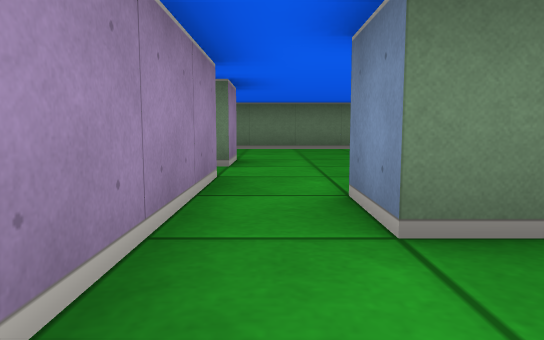
View 1 (above)

24 first-person views from a walk through a cub3D level. The camera is about half as high as the walls, tilts 6° down and sees 70° across. The floor is counted in squares. Each view is taken from the middle of a square. On the plan, view 1 faces up. The plan holds only what a view shows up to about 9 squares ahead; the rest is blank.

View 2
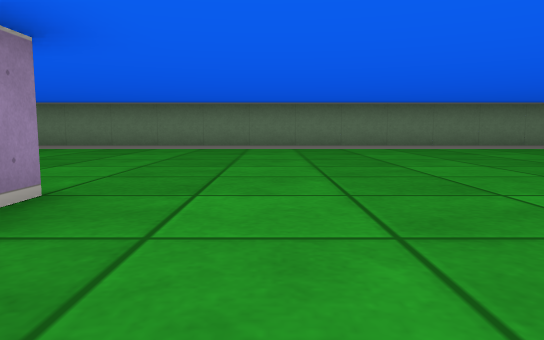

View 3
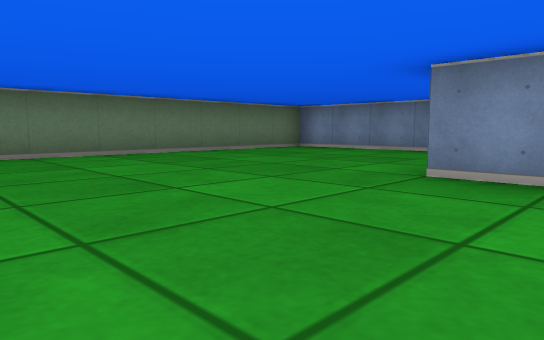

View 4
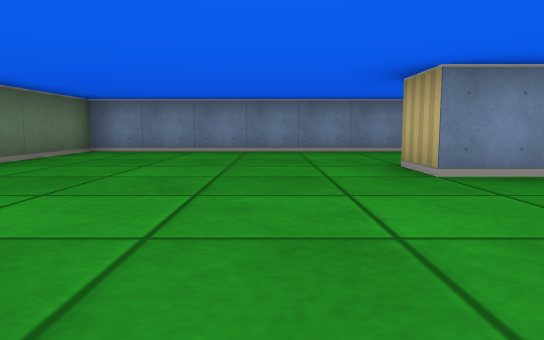

View 5
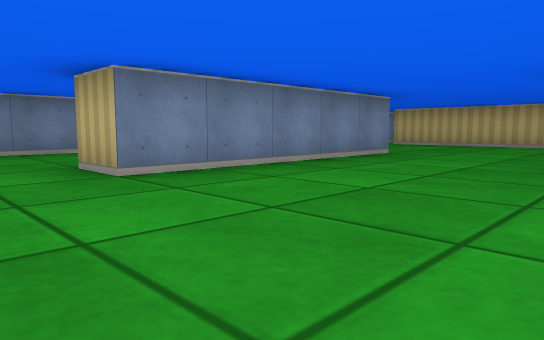

View 6
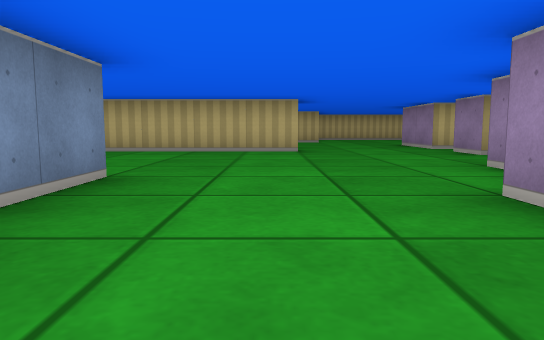

View 7
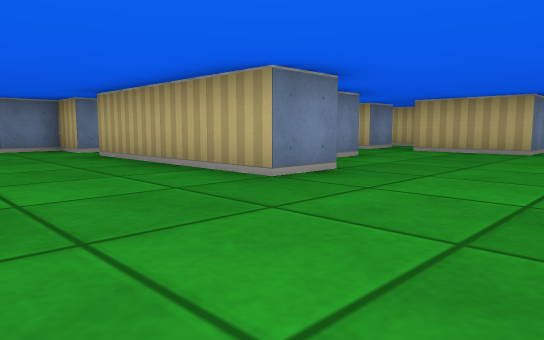

View 8
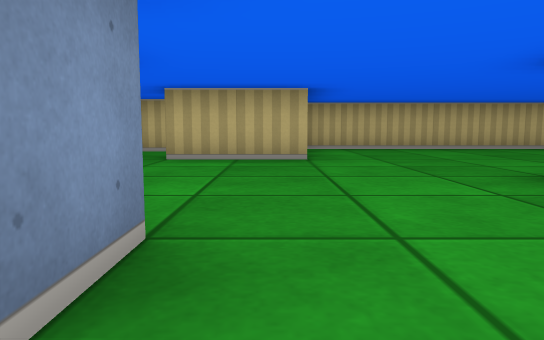

View 9
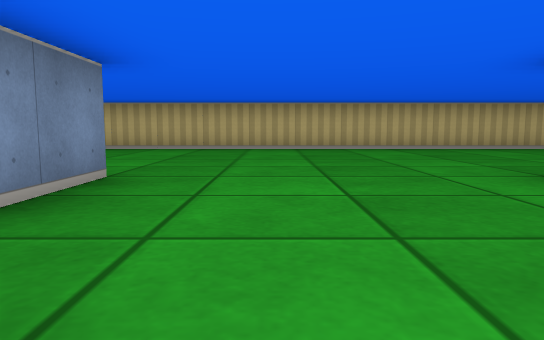

View 10
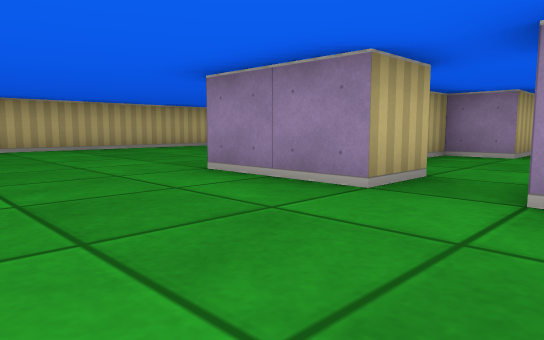

View 11
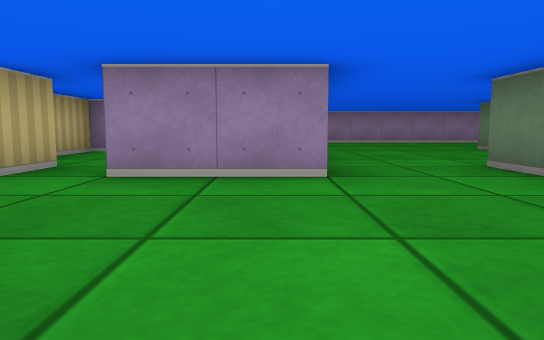

View 12
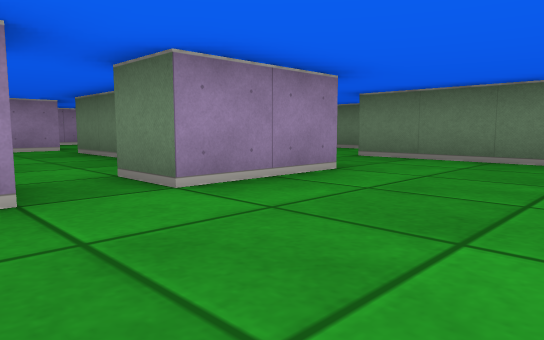

View 13
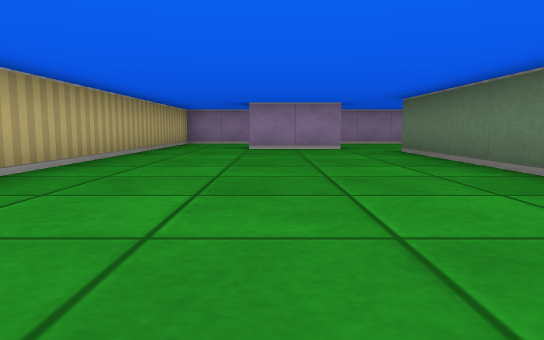

View 14
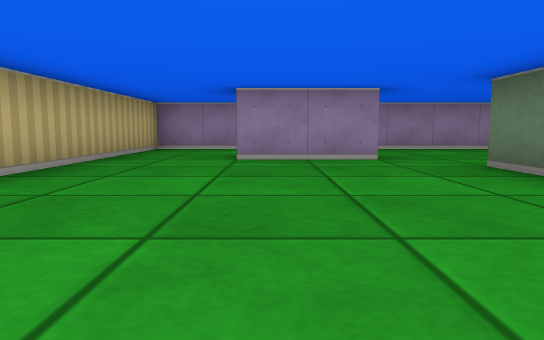

View 15
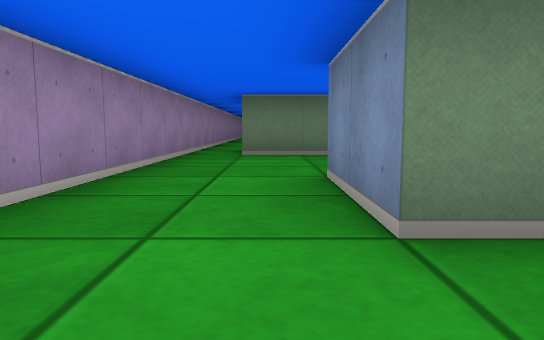

View 16
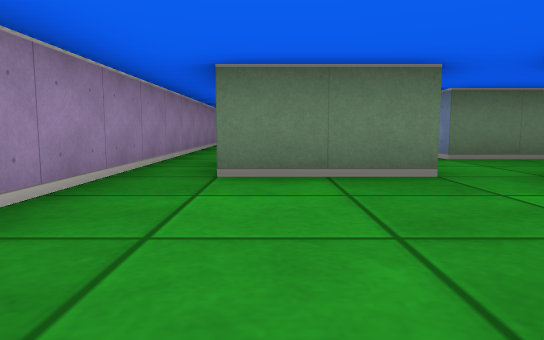

View 17
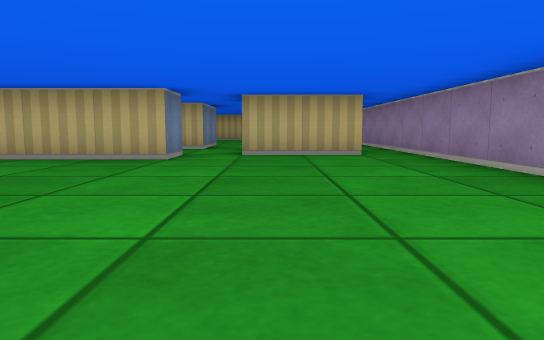

View 18
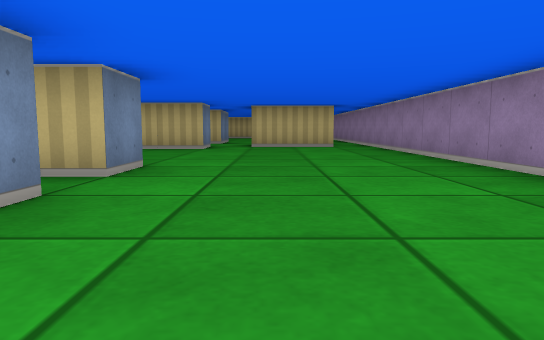

View 19
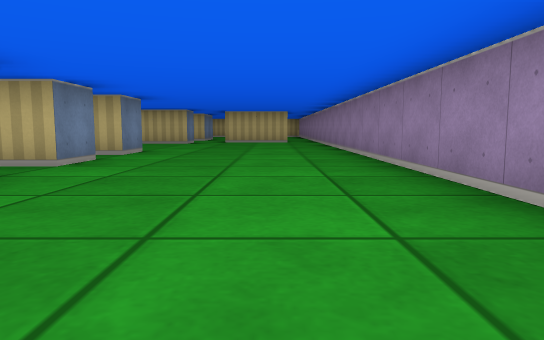

View 20
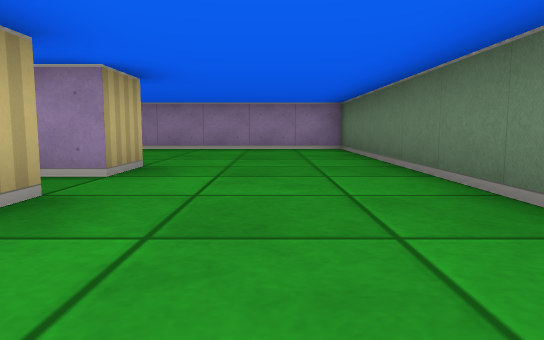

View 21
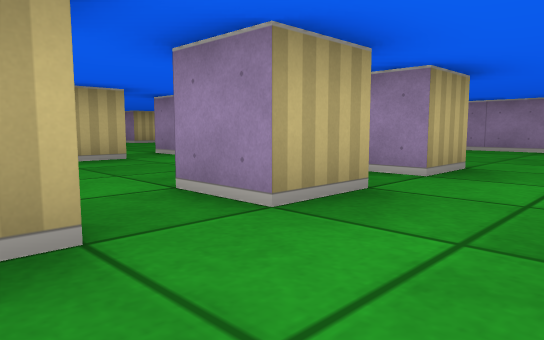

View 22
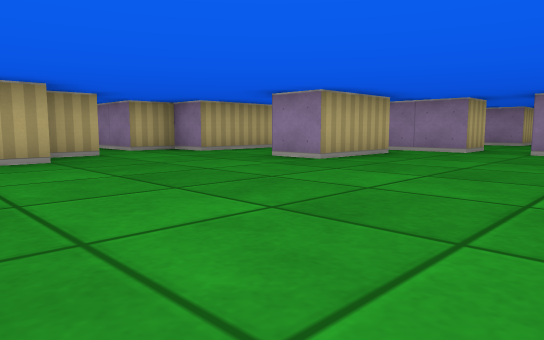

View 23
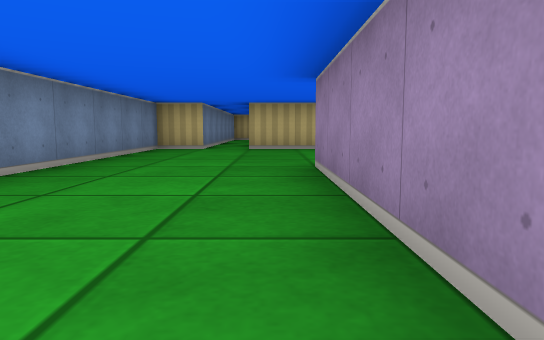

View 24
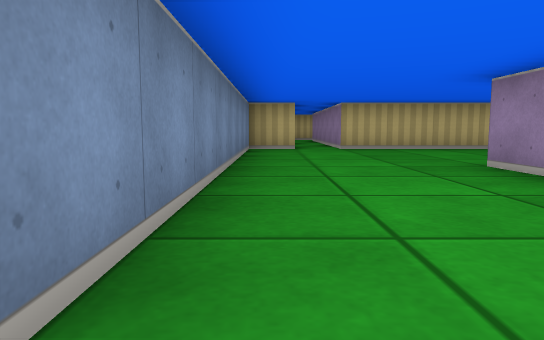

### Floor plan
Points are (right, up) in squares from view 1. A wall is a line through its corners. A room is listed if a view was taken in it or the views show most of it. See-through windows are left out.
Room 1 (view 1)
walls: (-0.5, 1.6) (-0.5, 0.6)
ways out: opening at (0, 2) to room 2; opening at (1.5, 0.5) to room 2
Room 2 (views 2, 3, 4, 5, 6, 7, 8, 9, 10, 11, 12, 13, 14, 17, 18, 19, 20, 21, 22, 23, 24)
walls: (1.1, -1.5) (-1.5, -1.5); (0.6, -0.5) (2.5, -0.5) (2.5, -1.5) (3.5, -1.5) (3.5, -3.1); (4.4, -0.5) (5.2, -0.5); (-0.5, -3.4) (-0.5, -5.5) (-1.5, -5.5); (4.5, -4.5) (4.5, -5.5); (1.1, 1.5) (0.5, 1.5) (0.5, 2.5) (2.5, 2.5) (2.5, 1.5); (5.4, 0.5) (6.1, 0.5); (4, -6.5) (4.5, -6.5) (4.5, -7.1); (6.5, 0) (6.5, -0.5); (-2.8, 0.5) (-3.4, 0.5); (-1.6, -6.5) (-0.5, -6.5) (-0.5, -8.5); (-1.5, 3.5) (-0.5, 3.5) (-0.5, 1.6); (-3.6, 1.5) (-2.8, 1.5); (3.5, -8.5) (3.5, -7); (7.5, -6.6) (7.5, -5.5) (11.5, -5.5) (11.5, -6.1); (-4.5, 1.2) (-4.5, 0.5); (-1.5, -8.5) (-5.5, -8.5); (-5, 0.5) (-5.5, 0.5) (-5.5, 1.5) (-4.9, 1.5); (9.5, -1.6) (9.5, 3.5) (10.5, 3.5); (-5.5, -4.5) (-5.5, -3.5) (-3.1, -3.5); (-0.5, 5.5) (-0.5, 4.5); (-5.5, 2.5) (-5.5, 3.5) (-4.8, 3.5); (-5.5, -7.1) (-5.5, -6.5); (8.5, -8.5) (8.5, -7.9); (-3.6, 5.5) (-2.5, 5.5) (-2.5, 4.5); (-6.4, -6.5) (-8.5, -6.5); (10.5, 2.4) (10.5, -1.5); (6.5, -11.5) (6.5, -10.5) (8.5, -10.5); (-5.6, 5.5) (-4.5, 5.5) (-4.5, 4.9); (-8.6, -4.5) (-6.5, -4.5); (-6.5, -9.4) (-6.5, -11.5); (12.5, -6.1) (12.5, -5.5) (13.5, -5.5) (13.5, 8.5) (-1.1, 8.5); (-3, 8.5) (-9.5, 8.5) (-9.5, -9.5); (9.5, -11.4) (9.5, -10.5) (9.9, -10.5); (-6.5, -13.5) (6.2, -13.5)
ways out: opening at (0, 2) to room 1; opening at (1.5, 0.5) to room 1; opening at (-8.5, -10.5) to room 3; opening at (-7, -12.5) to room 3; opening at (-6, -5.5) to room 4; opening at (-1, -6) to room 4; opening at (9, -11)
Room 3 (views 15, 16)
walls: (-6.9, -11.5) (-7.5, -11.5) (-7.5, -9.5); (-9.5, -9.5) (-9.5, -13.5) (-6.5, -13.5)
ways out: opening at (-8.5, -10.5) to room 2; opening at (-7, -12.5) to room 2
Room 4 (no view inside)
walls: (-3.8, -4.5) (-5.5, -4.5); (-5.5, -6.5) (-4.5, -6.5) (-4.5, -7.5) (-3.2, -7.5); (-6.5, -4.5) (-6.5, -5.4)
ways out: opening at (-6, -5.5) to room 2; opening at (-1, -6) to room 2

Positions as (right, up) in squares from view 1, and headings:
1: (0, 0), facing up
2: (4, 0), facing up
3: (6, 2), facing up-right
4: (6, 5), facing right
5: (6, 5), facing down-right
6: (8, 2), facing down
7: (5, -3), facing down-right
8: (7, -5), facing down
9: (2, -5), facing down
10: (2, -5), facing down-left
11: (3, -4), facing left
12: (2, -7), facing up-left
13: (2, -11), facing left
14: (-1, -11), facing left
15: (-8, -13), facing up
16: (-8, -10), facing up
17: (-7, 2), facing down
18: (-7, 5), facing down
19: (-8, 8), facing down
20: (-1, 7), facing left
21: (-1, 7), facing down-left
22: (7, 6), facing down-left
23: (11, 3), facing down
24: (13, 3), facing down
